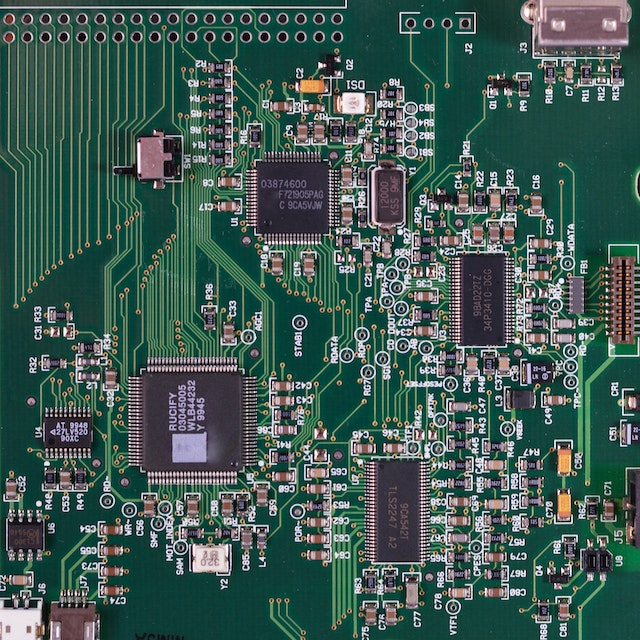
#> input picture images/placa.jpg, 640 x 640 px
$ python practica1_activida_1.py
#> lines starting #> are read from the running program, lines starting #| are printed output that depends on the picture; after the words box and inside, x2 and y2 are one past the last pixel; in counts of white or black regions, pixels touching at a corner belong together; long printed decimals are rounded
import cv2
import numpy as np
import matplotlib.pyplot as plt

# Mostrar las versiones de las librerías
print('versión OpenCV: ', cv2.__version__)
print('versión NumPy: ', np.__version__)

# Cargar las imágenes en escala de grises
placa = cv2.imread('images/placa.jpg', cv2.IMREAD_GRAYSCALE)
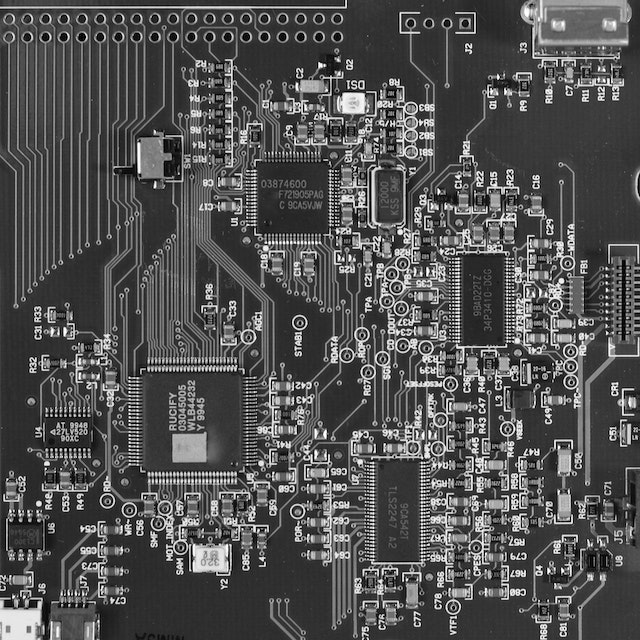
#> placa: shape (640, 640); min 0, max 255, mean 81.7
circuito = cv2.imread('images/circuito.jpg', cv2.IMREAD_GRAYSCALE)
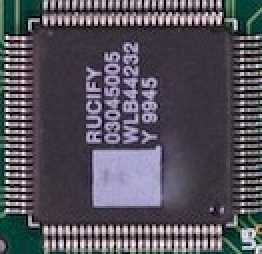
#> input picture images/circuito.jpg, 131 x 127 px (shown 2 times larger)
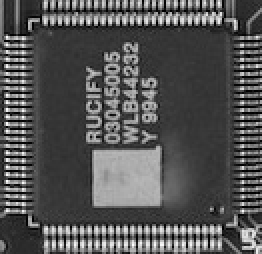
#> circuito: shape (127, 131) (shown 2 times larger); min 0, max 255, mean 84

# Realizar template matching
resultado = cv2.matchTemplate(placa, circuito, cv2.TM_CCOEFF_NORMED)
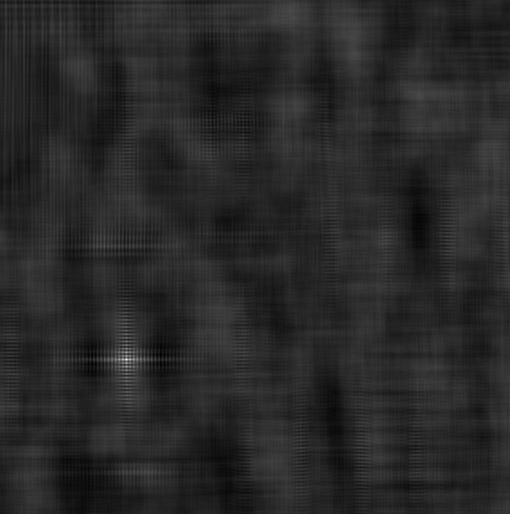
#> resultado: shape (514, 510) float32; min -0.187, max 0.999, mean 0.000744; drawn with min black and max white
min_val, max_val, min_loc, max_loc = cv2.minMaxLoc(resultado)
#> min_val = -0.187; max_val = 0.999; min_loc = (160, 354); max_loc = (126, 359)
print("\nResultados del Template Matching:")
print(f"Valor mínimo: {min_val}, Posición: {min_loc}")
#| Valor mínimo: -0.1871, Posición: (160, 354)
print(f"Valor máximo: {max_val}, Posición: {max_loc}")
#| Valor máximo: 0.9992, Posición: (126, 359)

# Obtener dimensiones del circuito
alto, ancho = np.shape(circuito)
#> alto = 127; ancho = 131
print("\nDimensiones del circuito:")
print(f"Alto: {alto} píxeles")
#| Alto: 127 píxeles
print(f"Ancho: {ancho} píxeles")
#| Ancho: 131 píxeles

# Se identifican los pixeles superior izquierda e inferior derecha
pixel_sup_izq = max_loc
#> pixel_sup_izq = (126, 359)
pixel_inf_der = (max_loc[0] + ancho, max_loc[1] + alto)
#> pixel_inf_der = (257, 486)
print("\nPuntos de la región encontrada:")
print(f"Esquina superior izquierda: {pixel_sup_izq}")
#| Esquina superior izquierda: (126, 359)
print(f"Esquina inferior derecha: {pixel_inf_der}")
#| Esquina inferior derecha: (257, 486)

# Se genera el rectángulo de color que identificará el circuito en la placa
placa_color = cv2.imread('images/placa.jpg')  # Cargar imagen en color
#> placa_color is the input picture: shape (640, 640, 3); mean B, G, R 83.8, 90.4, 64.2
color = (0, 255, 255)  # Color BGR (amarillo)
cv2.rectangle(placa_color, pixel_sup_izq, pixel_inf_der, color, 4)
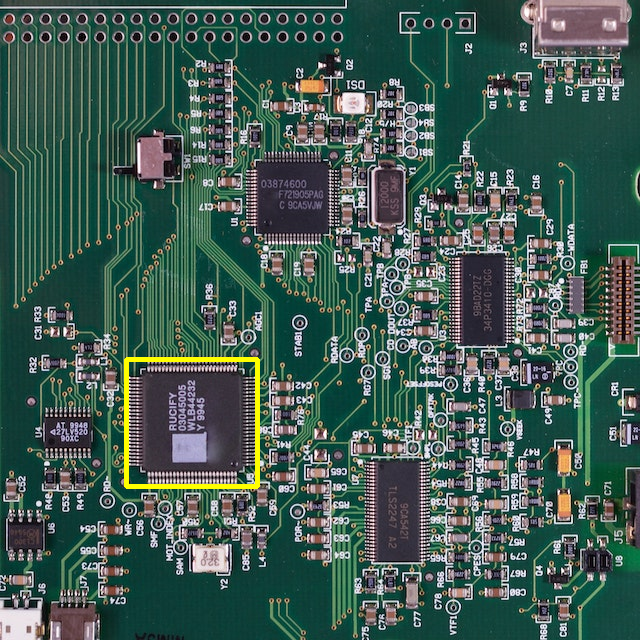
#> placa_color: shape (640, 640, 3); 0.63% of pixels changed, all inside (x1, y1, x2, y2) = (124, 357, 260, 489)

# Se muestran las imágenes
cv2.imshow('Placa', placa)
cv2.imshow('Practica1', placa_color)
cv2.waitKey(0)
cv2.destroyAllWindows()
